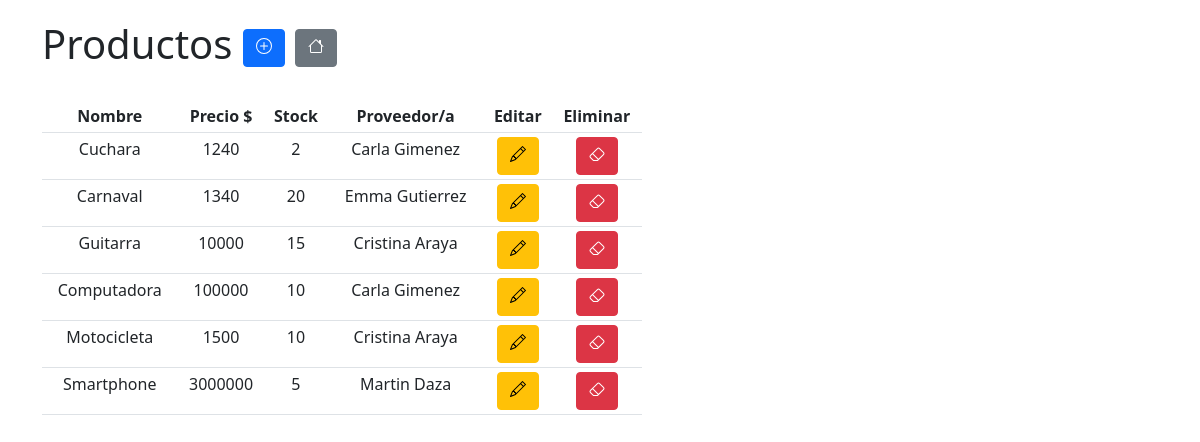
Page /compras/productos/lista on the committed database.
### compra/models.py (models this page shows, shortened)
class Producto(models.Model):
    nombre_prod = models.CharField(max_length=100, default="Null", verbose_name ="Producto")
    precio_prod = models.IntegerField(default=0, verbose_name ="Precio")
    stock_actual_prod = models.IntegerField(default=0, verbose_name ="Stock")
    proveedor_prod = models.ForeignKey(Proveedor, blank=True, null=True, on_delete=models.SET_NULL)

class Proveedor(models.Model):
    nombre_prov = models.CharField(max_length=100, default="Null", verbose_name ="Nombre")
    apellido_prov = models.CharField(max_length=100, default="", verbose_name ="Apellido")
    dni_prov = models.IntegerField(default=0, verbose_name ="Dni")

### compra/views.py (the view)
# urls.py: path('compras/productos/lista', views.lista_productos, name='lista_productos'),
def lista_productos (request):
    productos = Producto.objects.all()
    return render(request, 'lista_productos.html', {'productos': productos})

### compra/templates/lista_productos.html (shortened to what this page needs)
<!DOCTYPE html>
<html lang="en">
<head>
    <link href="https://cdn.jsdelivr.net/npm/bootstrap@5.1.3/dist/css/bootstrap.min.css" rel="stylesheet">
</head>
<body>
    <section class="jumbotron">
        <div class="container">
            <h1 class="titulo">
                Productos
                <a href="{% url 'formulario_crear_producto' %}" class="btn btn-primary">
                </a>
                <a href="{% url 'index' %}" class="btn btn-secondary">
                    <i class="bi bi-house">
                    </i>
                </a>
            </h1>
            <br>
            <table id="tabla-principal" class="table table-sm">
                <tr>
                    <th>Nombre</th>
                    <th>Precio $</th>
                    <th>Stock</th>
                    <th>Proveedor/a</th>
                    <th>Editar</th>
                    <th>Eliminar</th>
                </tr>
                {% for producto in productos %}
                <tr>
                    <td>{{producto.nombre_prod}}</td>
                    <td>{{producto.precio_prod}}</td>
                    <td>{{producto.stock_actual_prod}}</td>
                    <td>{{producto.proveedor_prod.nombre_prov}} {{producto.proveedor_prod.apellido_prov}}</td>
                    <td>
                        <a href="{% url 'formulario_producto' producto.id %}" class="btn btn-warning">
                        </a>
                    </td>
                    <td>
                        <a href="{% url 'eliminar_producto' producto.id %}" class="btn btn-danger">
                        </a>
                    </td>
                </tr>
                {% endfor %}
            </table>
        </div>
    </section>
</body>
</html>

### compra/templates/lista_productos.html (style rules this page uses)
th { text-align: center; }
td { text-align: center; }
.table { width: 600px; }
.container { padding-top: 20px; }
svg { vertical-align: initial; }

### rows in the picture
Producto: nombre_prod "Cuchara", precio_prod "1240", stock_actual_prod "2", proveedor_prod.nombre_prov "Carla", proveedor_prod.apellido_prov "Gimenez"
Producto: nombre_prod "Carnaval", precio_prod "1340", stock_actual_prod "20", proveedor_prod.nombre_prov "Emma", proveedor_prod.apellido_prov "Gutierrez"
Producto: nombre_prod "Guitarra", precio_prod "10000", stock_actual_prod "15", proveedor_prod.nombre_prov "Cristina", proveedor_prod.apellido_prov "Araya"
Producto: nombre_prod "Computadora", precio_prod "100000", stock_actual_prod "10", proveedor_prod.nombre_prov "Carla", proveedor_prod.apellido_prov "Gimenez"
Producto: nombre_prod "Motocicleta", precio_prod "1500", stock_actual_prod "10", proveedor_prod.nombre_prov "Cristina", proveedor_prod.apellido_prov "Araya"
Producto: nombre_prod "Smartphone", precio_prod "3000000", stock_actual_prod "5", proveedor_prod.nombre_prov "Martin", proveedor_prod.apellido_prov "Daza"
